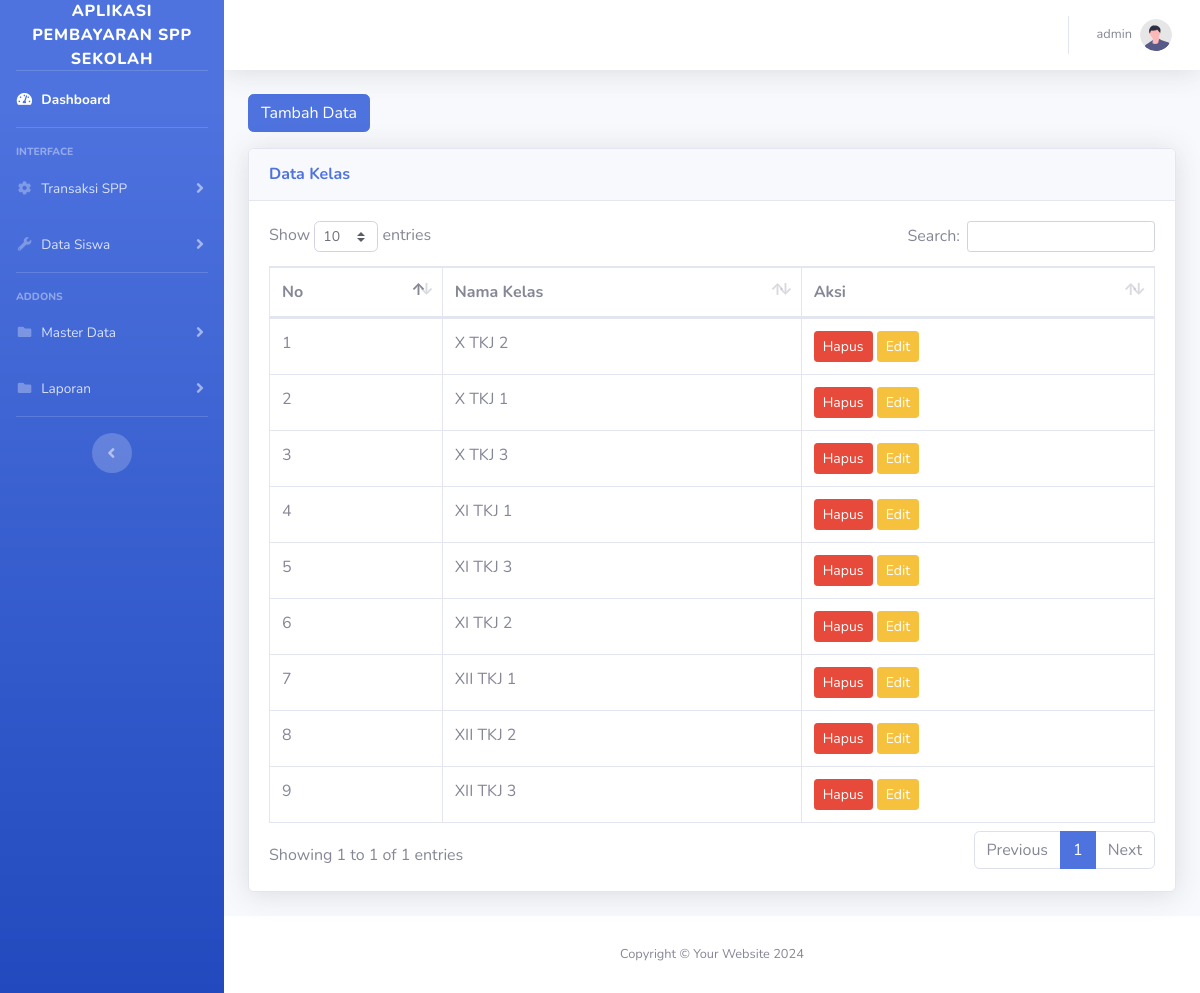
Screenshot of /editdatakelas.php (signed in) with the database file from the repository.
### tables this page shows
CREATE TABLE `kelas` (
  `id_kelas` int(11) NOT NULL,
  `nama_kelas` varchar(50) NOT NULL
);

### editdatakelas.php (the view, shortened to what this page needs)
<?php include 'header.php';
include 'koneksi.php';
?>
<button class="btn btn-primary mb-3" data-bs-toggle="modal" data-bs-target="#exampleModal">Tambah Data</button>
<div class="card shadow mb-4">
                        <div class="card-header py-3">
                            <h6 class="m-0 font-weight-bold text-primary">Data Kelas</h6>
                        </div>
                        <div class="card-body">
                            <div class="table-responsive">
                                <table class="table table-bordered" id="dataTable" width="100%" cellspacing="0">
                                    <thead>
                                        <tr>
                                            <th>No</th>
                                            <th>Nama Kelas</th>
                                            <th>Aksi</th>
                                        </tr>
                                    </thead>
                                    <?php
                                    $no = 1;
                                    $query = "SELECT * FROM kelas";
                                    $exec = mysqli_query($conn,$query);
                                    while($res = mysqli_fetch_assoc($exec)):
                                    ?>
                                    <tbody>
                                        <tr>
                                            <td><?= $no++ ?></td>
                                            <td><?= $res['nama_kelas'] ?></td>
                                            <td>
                                                <a href="editdatakelas.php?id_kelas=<?= $res['id_kelas']?>" class="btn btn-sm btn-danger" onclick='return confirm("Apakah yakin ingin menghapus data?")'>Hapus</a>
                                                <a href="#" class="view_data btn btn-sm btn-warning" data-bs-toggle="modal" data-bs-target="#myModal" id="
                                                <?php
                                                echo $res['id_kelas'];
                                                ?>">Edit</a>
                                            </td>
                                        </tr>
                                        <?php endwhile; ?>
                                    </tbody>
                                </table>
                            </div>
                        </div>
    </div>
<?php include 'footer.php'; ?>

### rows the page displays
kelas: nama_kelas "X TKJ 2"
kelas: nama_kelas "X TKJ 1"
kelas: nama_kelas "X TKJ 3"
kelas: nama_kelas "XI TKJ 1"
kelas: nama_kelas "XI TKJ 3"
kelas: nama_kelas "XI TKJ 2"
kelas: nama_kelas "XII TKJ 1"
kelas: nama_kelas "XII TKJ 2"
kelas: nama_kelas "XII TKJ 3"

### other values shown
$_SESSION['nama_admin'] "admin"
